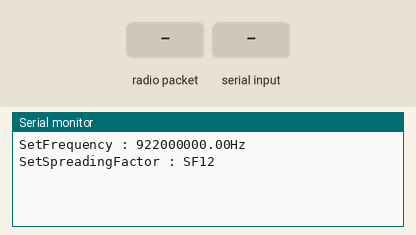
This sketch was run on a simulated Arduino Uno, built with avr-gcc and run on an emulated ATmega328P. On the bench: the last lines printed to the serial monitor. The inputs (shaded band) are chosen by the test bench. No radio packets arrive unless stated.

Above: at 1.2 s.
1.3 s: radio packet "|" arrives
At 2.4 s:
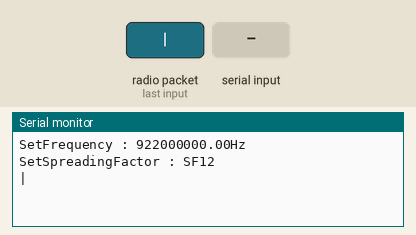
2.8 s: "|" received over the second serial link
At 3.3 s:
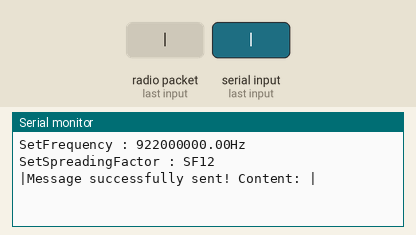
4.3 s: radio packet "1" arrives
At 4.7 s:
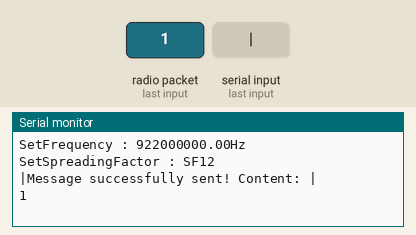

The sketch:

lora_test.ino
```cpp
#include <SPI.h>
#include <LoRa.h>
#include <SoftwareSerial.h>

// Parameters you can play with :

int txPower = 14; // from 0 to 20, default is 14
int spreadingFactor = 12; // from 7 to 12, default is 12
long signalBandwidth = 125E3; // 7.8E3, 10.4E3, 15.6E3, 20.8E3, 31.25E3,41.7E3,62.5E3,125E3,250E3,500e3, default is 125E3
int codingRateDenominator = 5; // Numerator is 4, and denominator from 5 to 8, default is 5
int preambleLength = 8; // from 2 to 20, default is 8
String payload = ""; // you can change the payload
char appData;

// Setting up the bluetooth serial
SoftwareSerial HM10(2, 3); // RX = 2, TX = 3

#define SS 10
#define RST 8
#define DI0 3
#define BAND 922E6  // Here you define the frequency carrier

void receive() {
  int packetSize = LoRa.parsePacket();
  if (packetSize) {
    // read packet
    for (int i = 0; i < packetSize; i++) {
      Serial.print(char(LoRa.read())); // Parse the packet in a readable format
    }
  }
}

void setup() {
  Serial.begin(9600);
  HM10.begin(9600);
  while (!Serial);

  Serial.print("SetFrequency : ");
  Serial.print(BAND);
  Serial.println("Hz");
  Serial.print("SetSpreadingFactor : SF");
  Serial.println(spreadingFactor);

  SPI.begin();
  LoRa.setPins(SS, RST, DI0);

  if (!LoRa.begin(BAND)) {
    Serial.println("Starting LoRa failed!");
    while (1);
  }

  LoRa.setTxPower(txPower, 1);
  LoRa.setSpreadingFactor(spreadingFactor);
  LoRa.setSignalBandwidth(signalBandwidth);
  LoRa.setCodingRate4(codingRateDenominator);
  LoRa.setPreambleLength(preambleLength);

}

void sendPacket(String payload) {
  LoRa.beginPacket();
  LoRa.print(payload);
  LoRa.endPacket();
}

void loop() {
  receive();
  HM10.listen();  // listen the HM10 port
  while (HM10.available() > 0) {   // if HM10 sends something then read
    appData = HM10.read();
    payload += String(appData);  // save the data in string format
    receive();
  }
  receive();
  if (payload.indexOf("|") != -1) {
    sendPacket(payload);
    Serial.println("Message successfully sent! Content: " + payload);
    payload = "";
  }
  receive();
}
```

Measured:
- after the input at 1.3 s, the serial monitor: prints a new line at once (image 1)
- after the input at 2.8 s, the serial monitor: prints a new line after 0.06 s (image 2)
- after the input at 4.3 s, the serial monitor: prints a new line at once (image 3)
